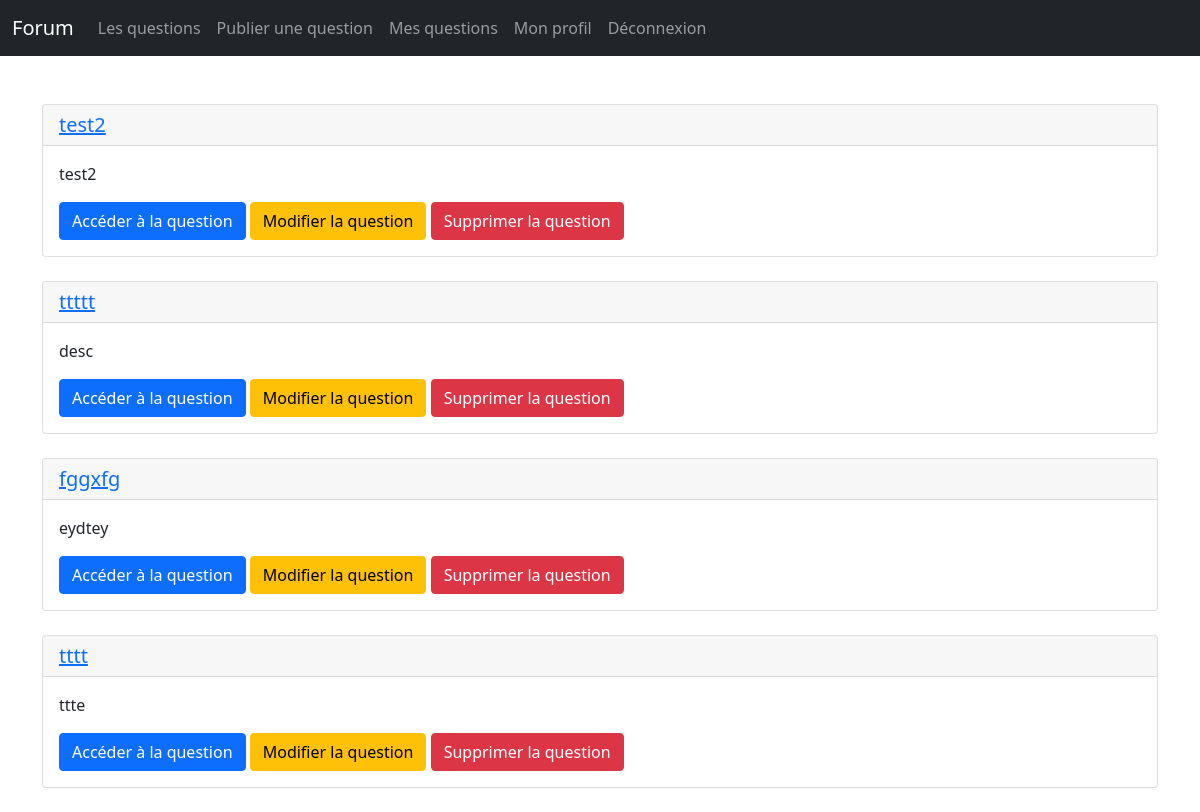
/monsuperforum/my-questions.php (signed in), run on the app's committed database.
### tables this page shows
CREATE TABLE IF NOT EXISTS `questions` (
  `id` int(11) NOT NULL AUTO_INCREMENT,
  `titre` varchar(255) NOT NULL,
  `description` varchar(255) NOT NULL,
  `contenu` varchar(255) NOT NULL,
  `id_auteur` int(11) NOT NULL,
  `pseudo_auteur` varchar(255) NOT NULL,
  `date_publication` text NOT NULL,
  PRIMARY KEY (`id`)
);

### monsuperforum/actions/questions/myQuestionsAction.php (called while the page is built)
<?php
require('actions/database.php');
$getAllMyQuestions = $bdd->prepare('SELECT id, titre, description FROM questions WHERE id_auteur = ? ORDER BY id DESC');
$getAllMyQuestions->execute(array($_SESSION['id']));

### monsuperforum/my-questions.php (the view, shortened to what this page needs)
<?php
    require('actions/questions/myQuestionsAction.php');
?>
<!DOCTYPE html>
<html lang="en">
<?php include 'includes/head.php'; ?>
<body>
    <?php include 'includes/navbar.php'; ?>
    <br><br>
    <div class="container">
        <?php
            while($question = $getAllMyQuestions->fetch()){
                ?>
                <div class="card">
                    <h5 class="card-header">
                        <a href="article.php?id=<?= $question['id']; ?>">
                            <?= $question['titre']; ?>
                        </a>
                    </h5>
                    <div class="card-body">
                        <p class="card-text">
                            <?= $question['description']; ?>
                        </p>
                        <a href="article.php?id=<?= $question['id']; ?>" class="btn btn-primary">Accéder à la question</a>
                        <a href="edit-question.php?id=<?= $question['id']; ?>" class="btn btn-warning">Modifier la question</a>
                        <a href="actions/questions/deleteQuestionAction.php?id=<?= $question['id']; ?>" class="btn btn-danger">Supprimer la question</a>
                    </div>
                </div>
                <br>
                <?php
            }
        ?>
    </div>
</body>
</html>

### data on the page
questions: titre "test2", description "test2"
questions: titre "ttttt", description "desc"
questions: titre "fggxfg", description "eydtey"
questions: titre "tttt", description "ttte"
